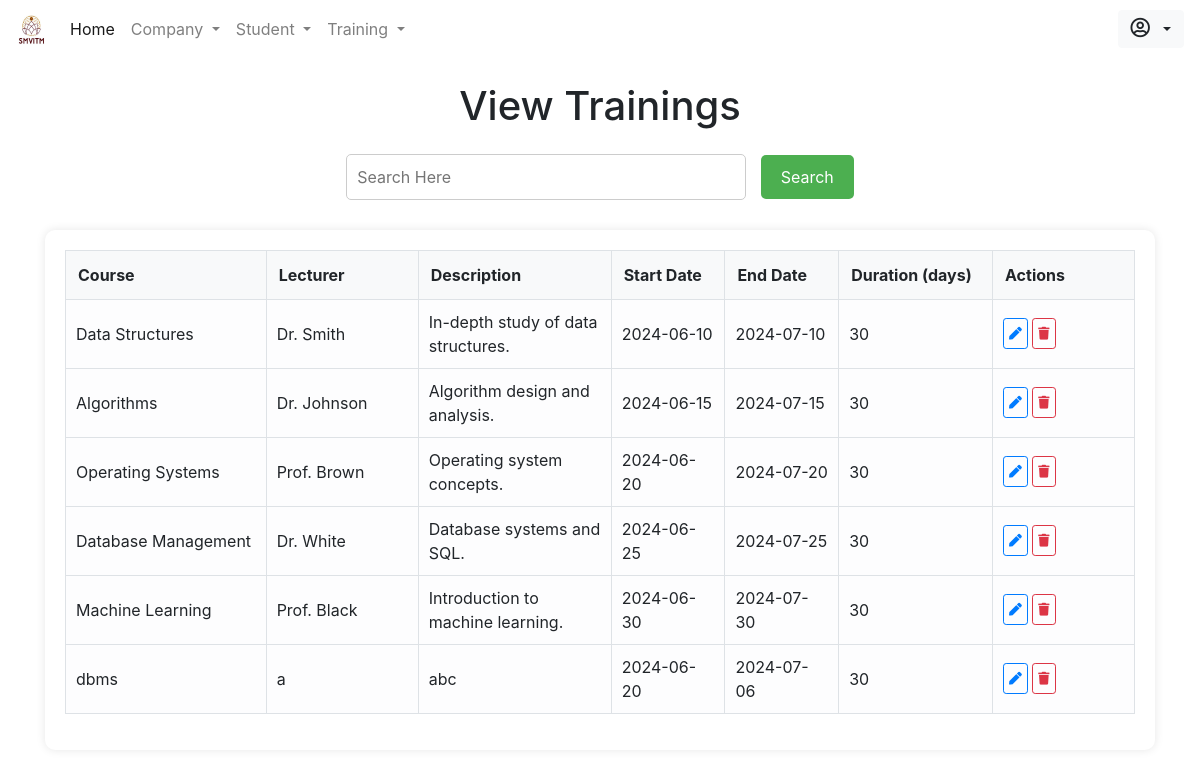
/admin/viewtraining.php, run on an earlier commit of the app's database.
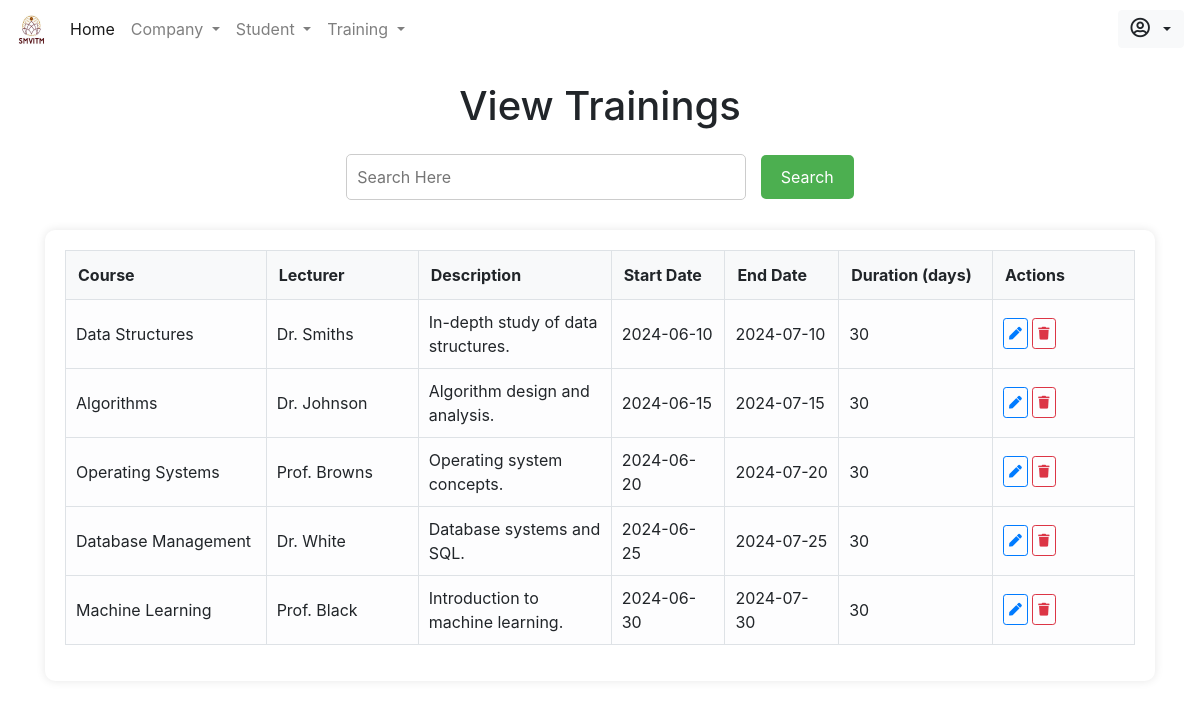
And on a later commit of the database.
### tables this page shows
CREATE TABLE `training` (
  `course` varchar(255) NOT NULL,
  `lecturer` varchar(255) NOT NULL,
  `description` text NOT NULL,
  `start_date` date NOT NULL,
  `end_date` date NOT NULL,
  `duration` int(11) NOT NULL
);

### admin/viewtraining.php (the view, shortened to what this page needs)
<!DOCTYPE html>
<html lang="en">
<head>
    <?php include_once 'includes/head.php' ?>
</head>
<body>
    <?php include_once 'includes/nav.php'; ?>
    <div class="container" style="z-index: 2;">
        <h1 class="form-row justify-content-center mt-4">View Trainings</h1>
        <div class="search-container mt-4">
            <form method="GET">
                <input type="text" name="search" placeholder="Search Here">
                <button type="submit">Search</button>
            </form>
        </div>
        <div class="table-container">
            <div class="table-responsive">
                <table class="table table-hover table-borderless table-light">
                    <thead>
                        <tr>
                            <th scope="col">Course</th>
                            <th scope="col">Lecturer</th>
                            <th scope="col">Description</th>
                            <th scope="col">Start Date</th>
                            <th scope="col">End Date</th>
                            <th scope="col">Duration (days)</th>
                            <th scope="col">Actions</th>
                        </tr>
                    </thead>
                    <tbody>
                        <?php
                        include_once 'includes/db.inc.php';
                        if (isset($_GET['search'])) {
                            $search = mysqli_real_escape_string($conn, $_GET['search']);
                            $sql = "SELECT * FROM training WHERE course LIKE '%$search%' OR lecturer LIKE '%$search%' OR description LIKE '%$search%';";
                        } else {
                            $sql = "SELECT * FROM training;";
                        }
                        $res = mysqli_query($conn, $sql);
                        if (mysqli_num_rows($res) > 0) {
                            while ($row = mysqli_fetch_assoc($res)) {
                                echo '<tr>';
                                echo '<td>' . htmlspecialchars($row['course']) . '</td>';
                                echo '<td>' . htmlspecialchars($row['lecturer']) . '</td>';
                                echo '<td>' . htmlspecialchars($row['description']) . '</td>';
                                echo '<td>' . htmlspecialchars($row['start_date']) . '</td>';
                                echo '<td>' . htmlspecialchars($row['end_date']) . '</td>';
                                echo '<td>' . htmlspecialchars($row['duration']) . '</td>';
                                ?>
                                <td>
                                <a href="edittraining.php?edit=<?php echo urlencode($row['course']); ?>" class="btn btn-sm btn-outline-primary"><i class="fas fa-pen"></i></a>
                                <a href="php/crud.php?delete1=<?php echo urlencode($row['course']); ?>" class="btn btn-sm btn-outline-danger"><i class="fas fa-trash"></i></a>
                            </td>
                            <?php
                            echo '</tr>';
                        }
                        } else {
                            echo '<tr><td colspan="7" class="no-trainings">No trainings found.</td></tr>';
                        }
                        ?>
                    </tbody>
                </table>
            </div>
        </div>
    </div>
</body>
</html>

What changed in the data, as far as the page shows it:
removed training: course "dbms", lecturer "a", description "abc", start_date "2024-06-20", end_date "2024-07-06", duration "30"
changed training "Data Structures": lecturer "Dr. Smith" → "Dr. Smiths"
changed training "Operating Systems": lecturer "Prof. Brown" → "Prof. Browns"
